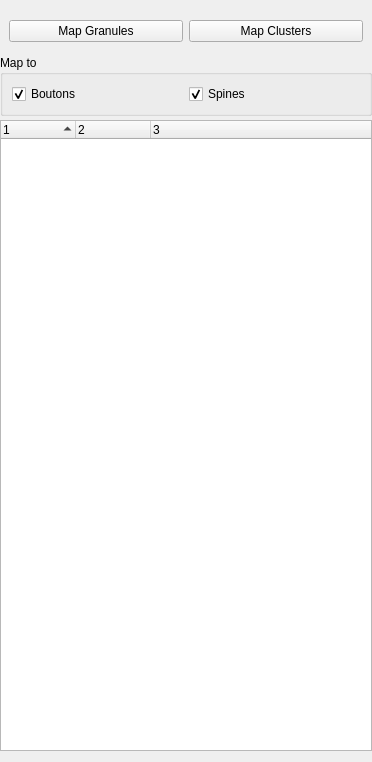
           <widget class="QWidget" name="page_2">
            <property name="geometry">
             <rect>
              <x>0</x>
              <y>0</y>
              <width>372</width>
              <height>762</height>
             </rect>
            </property>
            <attribute name="label">
             <string>Mapping</string>
            </attribute>
            <layout class="QVBoxLayout" name="verticalLayout_3">
             <property name="spacing">
              <number>4</number>
             </property>
             <property name="leftMargin">
              <number>0</number>
             </property>
             <property name="rightMargin">
              <number>0</number>
             </property>
             <item>
              <widget class="QWidget" name="widget" native="true">
               <layout class="QHBoxLayout" name="horizontalLayout">
                <item>
                 <widget class="QPushButton" name="mapGlycogenGranulesButton">
                  <property name="text">
                   <string>Map Granules</string>
                  </property>
                 </widget>
                </item>
                <item>
                 <widget class="QPushButton" name="mapGlycogenClustersButton">
                  <property name="text">
                   <string>Map Clusters</string>
                  </property>
                 </widget>
                </item>
               </layout>
              </widget>
             </item>
             <item>
              <widget class="QGroupBox" name="groupBox_4">
               <property name="title">
                <string>Map to</string>
               </property>
               <layout class="QHBoxLayout" name="horizontalLayout_2">
                <item>
                 <widget class="QCheckBox" name="glycogenMapToBoutonsCheckBox">
                  <property name="text">
                   <string>Boutons</string>
                  </property>
                  <property name="checked">
                   <bool>true</bool>
                  </property>
                 </widget>
                </item>
                <item>
                 <widget class="QCheckBox" name="glycogenMapToSpinesCheckBox">
                  <property name="text">
                   <string>Spines</string>
                  </property>
                  <property name="checked">
                   <bool>true</bool>
                  </property>
                 </widget>
                </item>
               </layout>
              </widget>
             </item>
             <item>
              <widget class="QTreeWidget" name="glycogenMappingTreeWidget">
               <property name="sortingEnabled">
                <bool>true</bool>
               </property>
               <property name="allColumnsShowFocus">
                <bool>true</bool>
               </property>
               <property name="columnCount">
                <number>3</number>
               </property>
               <attribute name="headerDefaultSectionSize">
                <number>75</number>
               </attribute>
               <column>
                <property name="text">
                 <string notr="true">1</string>
                </property>
               </column>
               <column>
                <property name="text">
                 <string notr="true">2</string>
                </property>
               </column>
               <column>
                <property name="text">
                 <string notr="true">3</string>
                </property>
               </column>
              </widget>
             </item>
            </layout>
           </widget>
